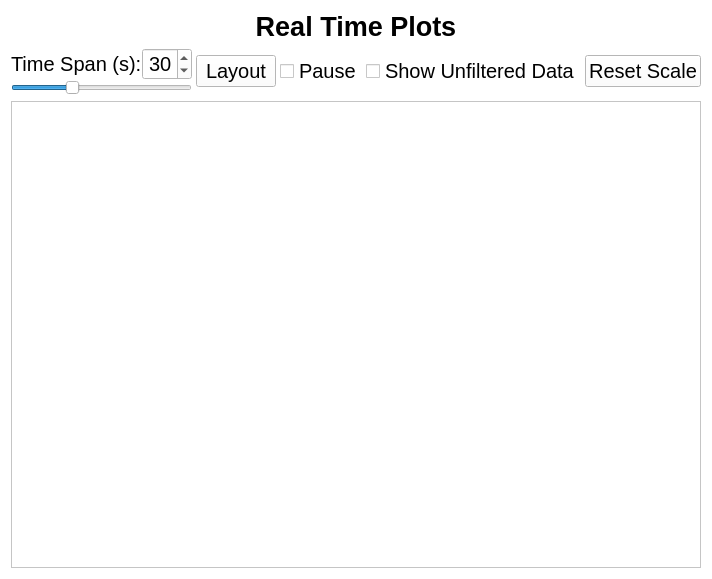
<?xml version="1.0" encoding="UTF-8"?>
<ui version="4.0">
 <class>Frame</class>
 <widget class="QFrame" name="Frame">
  <property name="geometry">
   <rect>
    <x>0</x>
    <y>0</y>
    <width>570</width>
    <height>579</height>
   </rect>
  </property>
  <property name="windowTitle">
   <string>Frame</string>
  </property>
  <property name="styleSheet">
   <string notr="true">*{
	background-color: rgb(255, 255, 255);
}



#headerLine{
	
	color: rgb(0, 0, 0);
}</string>
  </property>
  <layout class="QVBoxLayout" name="verticalLayout">
   <item>
    <widget class="QFrame" name="headerTab">
     <property name="frameShape">
      <enum>QFrame::NoFrame</enum>
     </property>
     <property name="frameShadow">
      <enum>QFrame::Raised</enum>
     </property>
     <layout class="QHBoxLayout" name="horizontalLayout_3">
      <property name="leftMargin">
       <number>0</number>
      </property>
      <property name="topMargin">
       <number>0</number>
      </property>
      <property name="rightMargin">
       <number>0</number>
      </property>
      <property name="bottomMargin">
       <number>0</number>
      </property>
      <item>
       <widget class="QLabel" name="titleLabel">
        <property name="font">
         <font>
          <pointsize>20</pointsize>
          <weight>75</weight>
          <bold>true</bold>
         </font>
        </property>
        <property name="text">
         <string>Real Time Plots</string>
        </property>
        <property name="alignment">
         <set>Qt::AlignCenter</set>
        </property>
       </widget>
      </item>
     </layout>
    </widget>
   </item>
   <item>
    <widget class="QFrame" name="optionsBar">
     <property name="frameShape">
      <enum>QFrame::NoFrame</enum>
     </property>
     <property name="frameShadow">
      <enum>QFrame::Raised</enum>
     </property>
     <layout class="QHBoxLayout" name="horizontalLayout_2">
      <property name="spacing">
       <number>4</number>
      </property>
      <property name="leftMargin">
       <number>0</number>
      </property>
      <property name="topMargin">
       <number>0</number>
      </property>
      <property name="rightMargin">
       <number>0</number>
      </property>
      <property name="bottomMargin">
       <number>0</number>
      </property>
      <item>
       <widget class="QFrame" name="lifespanFrame">
        <property name="frameShape">
         <enum>QFrame::NoFrame</enum>
        </property>
        <property name="frameShadow">
         <enum>QFrame::Raised</enum>
        </property>
        <layout class="QVBoxLayout" name="verticalLayout_3">
         <property name="spacing">
          <number>0</number>
         </property>
         <property name="leftMargin">
          <number>0</number>
         </property>
         <property name="topMargin">
          <number>0</number>
         </property>
         <property name="rightMargin">
          <number>0</number>
         </property>
         <property name="bottomMargin">
          <number>0</number>
         </property>
         <item alignment="Qt::AlignLeft">
          <widget class="QFrame" name="timeFrame">
           <property name="maximumSize">
            <size>
             <width>16777215</width>
             <height>16777215</height>
            </size>
           </property>
           <property name="frameShape">
            <enum>QFrame::NoFrame</enum>
           </property>
           <property name="frameShadow">
            <enum>QFrame::Raised</enum>
           </property>
           <layout class="QHBoxLayout" name="horizontalLayout">
            <property name="spacing">
             <number>0</number>
            </property>
            <property name="leftMargin">
             <number>0</number>
            </property>
            <property name="topMargin">
             <number>0</number>
            </property>
            <property name="rightMargin">
             <number>0</number>
            </property>
            <property name="bottomMargin">
             <number>0</number>
            </property>
            <item alignment="Qt::AlignLeft">
             <widget class="QLabel" name="label">
              <property name="font">
               <font>
                <pointsize>15</pointsize>
               </font>
              </property>
              <property name="text">
               <string>Time Span (s):</string>
              </property>
             </widget>
            </item>
            <item>
             <widget class="QSpinBox" name="lifeSpanSpinBox">
              <property name="sizePolicy">
               <sizepolicy hsizetype="Preferred" vsizetype="Preferred">
                <horstretch>0</horstretch>
                <verstretch>0</verstretch>
               </sizepolicy>
              </property>
              <property name="minimumSize">
               <size>
                <width>50</width>
                <height>0</height>
               </size>
              </property>
              <property name="font">
               <font>
                <pointsize>15</pointsize>
               </font>
              </property>
              <property name="alignment">
               <set>Qt::AlignRight|Qt::AlignTrailing|Qt::AlignVCenter</set>
              </property>
              <property name="minimum">
               <number>1</number>
              </property>
              <property name="maximum">
               <number>90</number>
              </property>
              <property name="value">
               <number>30</number>
              </property>
             </widget>
            </item>
           </layout>
          </widget>
         </item>
         <item>
          <widget class="QSlider" name="lifeSpanSlider">
           <property name="minimum">
            <number>1</number>
           </property>
           <property name="maximum">
            <number>90</number>
           </property>
           <property name="value">
            <number>30</number>
           </property>
           <property name="orientation">
            <enum>Qt::Horizontal</enum>
           </property>
          </widget>
         </item>
        </layout>
       </widget>
      </item>
      <item>
       <widget class="QPushButton" name="layoutBtn">
        <property name="font">
         <font>
          <pointsize>15</pointsize>
         </font>
        </property>
        <property name="text">
         <string>Layout</string>
        </property>
       </widget>
      </item>
      <item>
       <widget class="QCheckBox" name="pauseBtn">
        <property name="font">
         <font>
          <pointsize>15</pointsize>
         </font>
        </property>
        <property name="text">
         <string>Pause</string>
        </property>
       </widget>
      </item>
      <item>
       <widget class="QCheckBox" name="unfilteredBtn">
        <property name="font">
         <font>
          <pointsize>15</pointsize>
         </font>
        </property>
        <property name="text">
         <string>Show Unfiltered Data</string>
        </property>
       </widget>
      </item>
      <item>
       <widget class="QPushButton" name="resetScaleBtn">
        <property name="font">
         <font>
          <pointsize>15</pointsize>
         </font>
        </property>
        <property name="text">
         <string>Reset Scale</string>
        </property>
       </widget>
      </item>
     </layout>
    </widget>
   </item>
   <item>
    <widget class="QScrollArea" name="scrollArea">
     <property name="widgetResizable">
      <bool>true</bool>
     </property>
     <widget class="QWidget" name="scrollAreaWidgetContents_2">
      <property name="geometry">
       <rect>
        <x>0</x>
        <y>0</y>
        <width>556</width>
        <height>502</height>
       </rect>
      </property>
      <layout class="QVBoxLayout" name="verticalLayout_4">
       <item>
        <layout class="QGridLayout" name="gridLayout">
         <item row="1" column="2">
          <widget class="PlotWidget" name="airspeedPlot" native="true"/>
         </item>
         <item row="1" column="1">
          <widget class="PlotWidget" name="voltagePlot" native="true"/>
         </item>
         <item row="0" column="1">
          <widget class="PlotWidget" name="torquePlot" native="true"/>
         </item>
         <item row="0" column="2">
          <widget class="PlotWidget" name="rpmPlot" native="true"/>
         </item>
         <item row="1" column="0">
          <widget class="PlotWidget" name="currentPlot" native="true"/>
         </item>
         <item row="2" column="0">
          <widget class="PlotWidget" name="acelerationPlot" native="true"/>
         </item>
         <item row="2" column="1">
          <widget class="PlotWidget" name="escTempPlot" native="true"/>
         </item>
         <item row="2" column="2">
          <widget class="PlotWidget" name="motorTempPlot" native="true"/>
         </item>
         <item row="0" column="0">
          <widget class="PlotWidget" name="thrustPlot" native="true"/>
         </item>
        </layout>
       </item>
      </layout>
     </widget>
    </widget>
   </item>
  </layout>
 </widget>
 <customwidgets>
  <customwidget>
   <class>PlotWidget</class>
   <extends>QWidget</extends>
   <header>pyqtgraph</header>
   <container>1</container>
  </customwidget>
 </customwidgets>
 <resources/>
 <connections/>
</ui>
